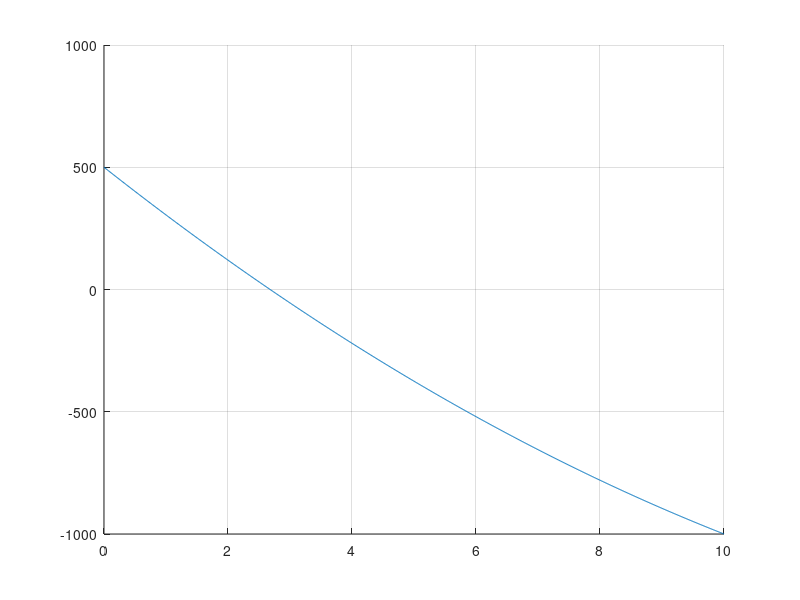

Write MATLAB code to recreate this figure.
init_ball_point  = [0,500];
init_robot_point = [0,0];

init_ball_vel  = [500,0];
init_robot_vel = [0,0];

t0 = 0.0;
tf = 10.0;
dt = 0.01;
T  = t0:dt:tf;

x0 = [0;500;-100];

[t,value] = ode45(@(t,x) ...
											[ ...
												x0(2) + x(3)*t; ...
												x0(3) + x(3); ...
												10 ...
											], ...
										T,x0);

figure(1)
grid on;
hold on;
plot(t,value(:,2))
hold off;
